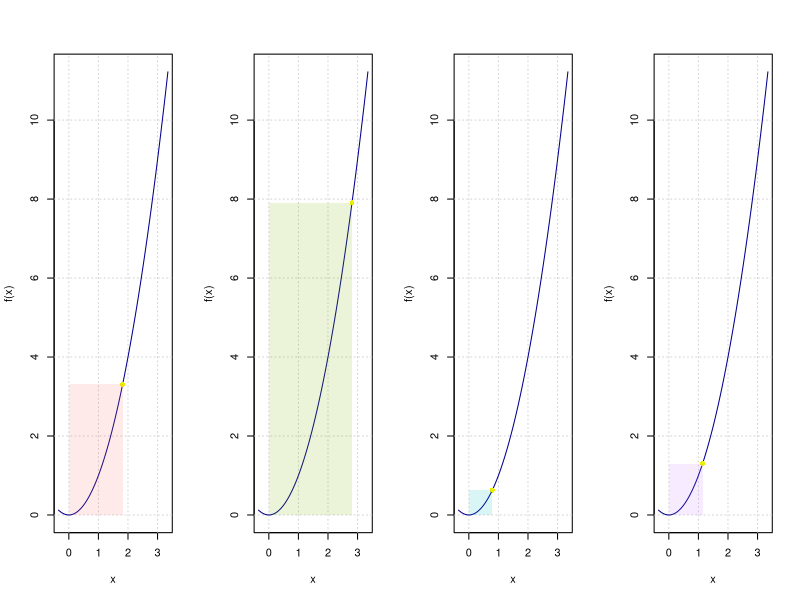
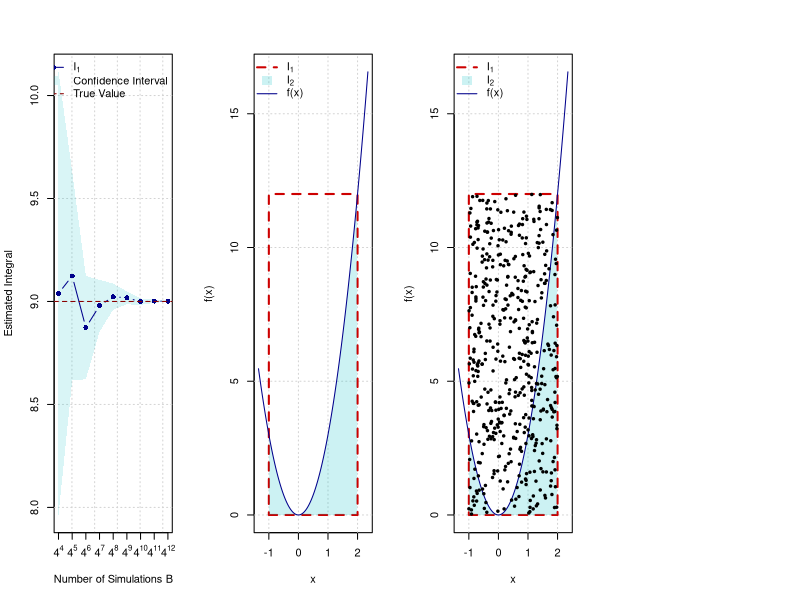

R code for these plots, in order:
## ---- chunk 1
my_fun = "x^2"
x = 0:3
eval(parse(text = my_fun))
## ---- chunk 2
#' Generate random points with bivariate uniform distribution
#' 
#' @param x_range A vector of dimension 2 used to denote the parameter 
#' of the uniform distribution on the x-axis.
#' @param y_range A vector of dimension 2 used to denote the parameter 
#' of the uniform distribution on the y-axis.
#' @param B A positive number used to denote the number of simulation.
#' @param seed A number used to control the seed of the random number
#' generated by this function.
#' @return A B x 2 matrix containing the simulated points.
#' @examples
#' gen_points(x_range = c(0, 1), y_range = c(0, 2), B = 10)
#' gen_points(x_range = c(-10, 1), y_range = c(0, 0.1), B = 5)
monte_carlo_integral_uniform = function(x_range, fun, B, seed = 1291){
  # A few checks
  # Check x_range
  if (length(x_range) != 2 || x_range[1] >= x_range[2]){
    error("x_range is uncorrely specified")
  }
  
  # Check fun
  if (class(fun) != "character"){
    error("fun is uncorrectly specified and should be a character")
  }
  
  x = mean(x_range)
  test_fun = try(eval(parse(text = fun)), silent = TRUE)
  if (class(test_fun) == "try-error"){
    error("fun cannot be evaluated")
  }
  
  # Check B
  if (B < 1){
    error("B is uncorrely specified")
  }
  
  # Set seed
  set.seed(seed)
  
  # Compute the length of the interval, i.e. (b-a)
  interval_length = diff(x_range)
  
  # Let's draw some uniforms to get Ui and Xi
  Ui = runif(B)
  Xi = x_range[1] + Ui*interval_length
  
  # Compute \hat{I}
  x = Xi
  I_hat = interval_length*mean(eval(parse(text = fun)))
  
  # Compute \hat{I}_2
  I2_hat = interval_length*mean((eval(parse(text = fun)))^2)
  var_I_hat = (interval_length*I2_hat - I_hat^2)/B
  
  # Output list
  out = list(I = I_hat, var = var_I_hat)
  out
}
## ---- chunk 3
n_step = 10^3
x = seq(from = -0.35, to = 3.35, length.out = n_step)
y = x^2
set.seed(6)
Ui = runif(4, 0 ,3)

par(mfrow = c(1, 4))



for (i in 1:4){
  plot(NA, xlim = range(x), ylim = range(y), xlab = "x", ylab = "f(x)")
  grid()
  trans_col = hcl(h = seq(15, 375, length = 5), l = 65, c = 100, alpha = 0.15)[1:5]
  lines(x, y, col = "blue4")
  points(Ui[i], Ui[i]^2, pch = 16, col = "yellow2")
  polygon(c(0, Ui[i], Ui[i], 0), c(0, 0, Ui[i]^2, Ui[i]^2), 
          border = NA, col = trans_col[i])
}
## ---- chunk 4
B = 4^(4:12)
results = matrix(NA, length(B), 3)
for (i in 1:length(B)){
  mc_res = monte_carlo_integral_uniform(c(0, 3), "x^2", B = B[i], seed = i+1)
  results[i, ] = mc_res$I + 2*c(0, sqrt(mc_res$var), -sqrt(mc_res$var))
}

trans_blue = hcl(h = seq(15, 375, length = 3), l = 65, c = 100, alpha = 0.15)[2]
plot(NA, xlim = range(B), ylim = range(results[, 2:3]), log = "x", 
     ylab = "Estimated Integral", xlab = "Number of Simulations B",
     xaxt = 'n')
grid()
axis(1, at = B, labels = parse(text = paste("4^", 4:12, sep = "")))
polygon(c(B, rev(B)), c(results[, 2], rev(results[, 3])), border = NA, col = trans_blue)
lines(B, results[, 1], type = "b", col = "blue4", pch = 16)
abline(h = 9, col = "red4", lty = 2)
legend("topright", c(expression(I[1]), "Confidence Interval", "True Value"), bty = "n",
       pch = c(16, 15, NA), lwd = c(1, NA, 1), lty = c(1, NA, 2), 
       pt.cex = c(1, 2, NA), col = c("blue4", trans_blue, "red4"))
## ---- chunk 5
n_step = 10^3
x = seq(from = -1.35, to = 2.35, length.out = n_step)
x_in_omega = x[x >= -1 & x <= 2]
y = 3*x^2
col_I1 = hcl(h = seq(15, 375, length = 3), l = 65, c = 100, alpha = 0.2)[2]
plot(NA, xlim = range(x), ylim = range(y), xlab = "x", ylab = "f(x)")
grid()
polygon(c(-1, 2, 2, -1), c(0, 0, 12, 12), border = "red3", lty = 2, lwd = 2)
polygon(c(x_in_omega, rev(x_in_omega)), c(rep(0, length(x_in_omega)), 
        rev(y[x >= -1 & x <= 2])), border = "NA", col = col_I1)
lines(x, y, col = "blue4")
legend("topleft", c(expression(I[1]), expression(I[2]), "f(x)"), bty = "n",
       pch = c(NA, 15, NA), lwd = c(2, NA, 1), lty = c(2, NA, 1), 
       pt.cex = c(2, 2, NA), col = c("red3", col_I1, "blue4"))
## ---- chunk 6
#' Generate random points with bivariate uniform distribution
#' 
#' @param x_range A vector of dimension 2 used to denote the parameter 
#' of the uniform distribution on the x-axis.
#' @param y_range A vector of dimension 2 used to denote the parameter 
#' of the uniform distribution on the y-axis.
#' @param B A positive number used to denote the number of simulation.
#' @param seed A number used to control the seed of the random number
#' generated by this function.
#' @return A B x 2 matrix containing the simulated points.
#' @examples
#' gen_points(x_range = c(0, 1), y_range = c(0, 2), B = 10)
#' gen_points(x_range = c(-10, 1), y_range = c(0, 0.1), B = 5)
gen_points = function(x_range, y_range, B, seed = 1291){
  # A few checks
  # Check x_range
  if (length(x_range) != 2 || x_range[1] >= x_range[2]){
    error("x_range is uncorrely specified")
  }
  
  # Check y_range
  if (length(y_range) != 2 || y_range[1] >= y_range[2]){
    error("y_range is uncorrely specified")
  }
  
  # Check B
  if (B < 1){
    error("B is uncorrely specified")
  }
  
  # Set seed
  set.seed(seed)
  
  # Let's draw some uniforms
  mat_out = matrix(runif(2*B), B, 2)
  mat_out[, 1] = mat_out[, 1]*diff(x_range) + x_range[1]
  mat_out[, 2] = mat_out[, 2]*diff(y_range) + y_range[1]
  mat_out
}
## ---- chunk 7
B = 500
mc_points = gen_points(x_range = c(-1, 2), y_range = c(0, 12), B = B)
n_step = 10^3
x = seq(from = -1.35, to = 2.35, length.out = n_step)
x_in_omega = x[x >= -1 & x <= 2]
y = 3*x^2
col_I1 = hcl(h = seq(15, 375, length = 3), l = 65, c = 100, alpha = 0.2)[2]
plot(NA, xlim = range(x), ylim = range(y), xlab = "x", ylab = "f(x)")
grid()
polygon(c(-1, 2, 2, -1), c(0, 0, 12, 12), border = "red3", lty = 2, lwd = 2)
polygon(c(x_in_omega, rev(x_in_omega)), c(rep(0, length(x_in_omega)), 
        rev(y[x >= -1 & x <= 2])), border = "NA", col = col_I1)
lines(x, y, col = "blue4")
points(mc_points, pch = 19, cex = 0.5)
legend("topleft", c(expression(I[1]), expression(I[2]), "f(x)"), bty = "n",
       pch = c(NA, 15, NA), lwd = c(2, NA, 1), lty = c(2, NA, 1), 
       pt.cex = c(2, 2, NA), col = c("red3", col_I1, "blue4"))

